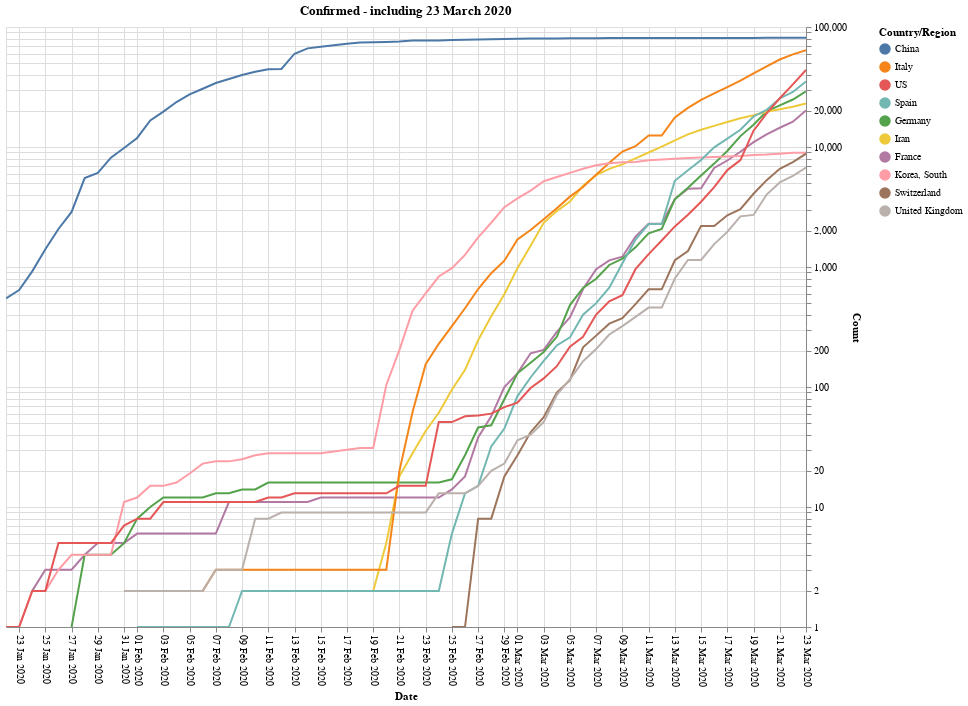
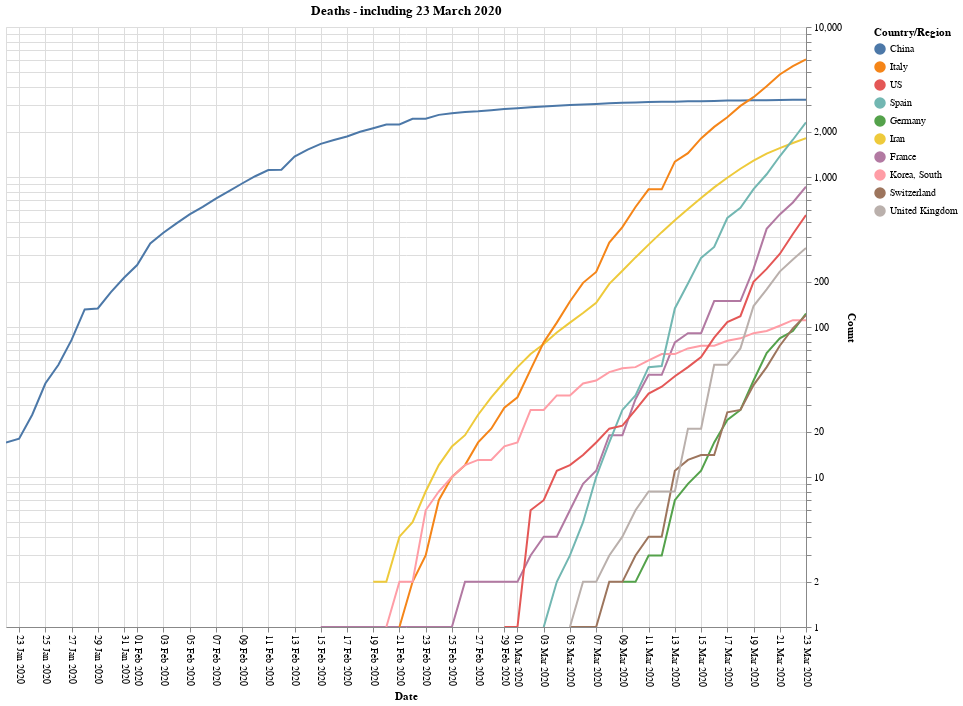
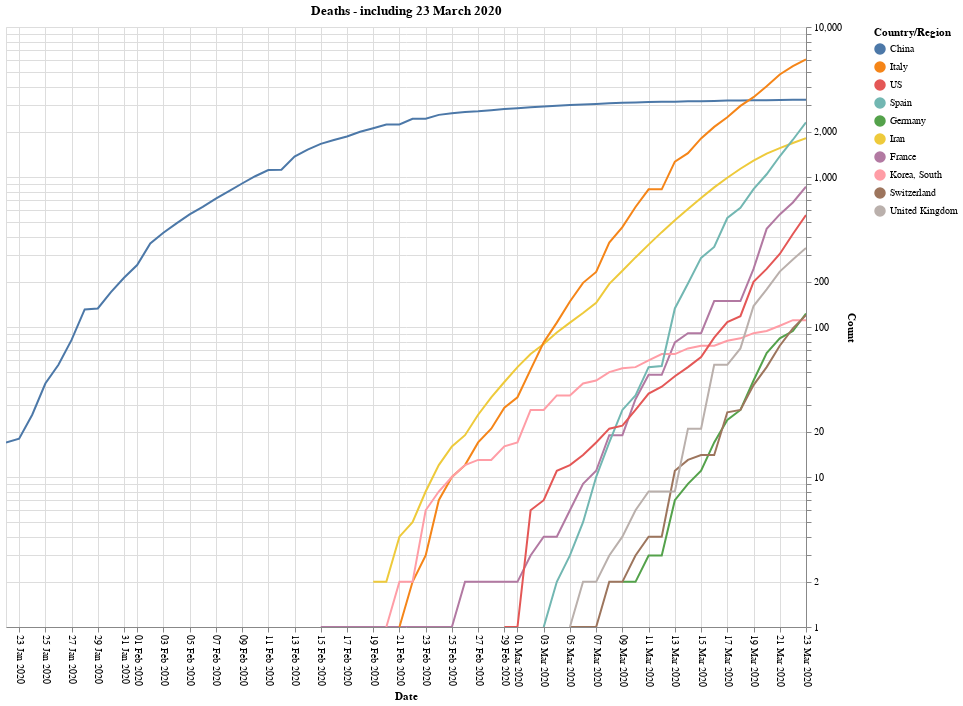

Write notebook code for charts like these, in order.
### Code cell
countries = []
for box_list in hbox.children:
    for box in box_list.children:
        if box.value:
             countries.append(box.description)
print(countries)
sort_legend=False
scale_type=ScaleType.Log_10
Csse_covid19.Confirmed.alt_plot(countries, sort_legend=sort_legend, scale_type=scale_type)
Csse_covid19.Deaths.alt_plot   (countries, sort_legend=sort_legend, scale_type=scale_type)

### Figure 1 — Vega-Lite specification as saved in the notebook (floating-point values rounded to 4 significant figures; data arrays with more than 128 entries replaced by an {"elided": "..."} marker saying what was removed)
{"config": {"view": {"continuousWidth": 400, "continuousHeight": 300}}, "layer": [{"mark": "line", "encoding": {"color": {"type": "nominal", "field": "Country/Region", "sort": ["China", "Italy", "US", "Spain", "Germany", "Iran", "France", "Korea, South", "Switzerland", "United Kingdom"]}, "x": {"type": "temporal", "axis": {"format": "%d %b %Y", "labelAngle": 90}, "field": "Date", "scale": {"domain": ["1/22/20", "03/23/20"]}}, "y": {"type": "quantitative", "axis": {"orient": "right", "title": "Count"}, "field": "Count", "scale": {"base": 10, "type": "log"}}}, "title": "Confirmed - including 23 March 2020", "transform": [{"filter": "(datum.Count >= 1)"}]}, {"mark": "point", "encoding": {"opacity": {"value": 0}, "x": {"type": "temporal", "field": "Date"}}, "selection": {"selector007": {"type": "single", "nearest": true, "on": "mouseover", "fields": ["Date"], "empty": "none"}}}, {"mark": "point", "encoding": {"color": {"type": "nominal", "field": "Country/Region", "sort": ["China", "Italy", "US", "Spain", "Germany", "Iran", "France", "Korea, South", "Switzerland", "United Kingdom"]}, "opacity": {"condition": {"value": 1, "selection": "selector007"}, "value": 0}, "x": {"type": "temporal", "axis": {"format": "%d %b %Y", "labelAngle": 90}, "field": "Date", "scale": {"domain": ["1/22/20", "03/23/20"]}}, "y": {"type": "quantitative", "axis": {"orient": "right", "title": "Count"}, "field": "Count", "scale": {"base": 10, "type": "log"}}}, "selection": {"selector008": {"type": "interval", "bind": "scales", "encodings": ["x", "y"]}}, "title": "Confirmed - including 23 March 2020", "transform": [{"filter": "(datum.Count >= 1)"}]}, {"mark": {"type": "rule", "color": "gray"}, "encoding": {"x": {"type": "temporal", "field": "Date"}}, "transform": [{"filter": {"selection": "selector007"}}]}, {"mark": {"type": "text", "align": "right", "dx": -5, "dy": -5}, "encoding": {"color": {"type": "nominal", "field": "Country/Region", "sort": ["China", "Italy", "US", "Spain", "Germany", "Iran", "France", "Korea, South", "Switzerland", "United Kingdom"]}, "text": {"condition": {"type": "quantitative", "field": "Count", "selection": "selector007"}, "value": " "}, "x": {"type": "temporal", "axis": {"format": "%d %b %Y", "labelAngle": 90}, "field": "Date", "scale": {"domain": ["1/22/20", "03/23/20"]}}, "y": {"type": "quantitative", "axis": {"orient": "right", "title": "Count"}, "field": "Count", "scale": {"base": 10, "type": "log"}}}, "title": "Confirmed - including 23 March 2020", "transform": [{"filter": "(datum.Count >= 1)"}]}], "data": {"name": "data-344f56e799c7b8f89223335e72757b1f"}, "height": 600, "width": 800, "$schema": "https://vega.github.io/schema/vega-lite/v4.0.2.json", "datasets": {"data-344f56e799c7b8f89223335e72757b1f": {"elided": "620 records"}}}

### Figure 2 — Vega-Lite specification as saved in the notebook (floating-point values rounded to 4 significant figures; data arrays with more than 128 entries replaced by an {"elided": "..."} marker saying what was removed)
{"config": {"view": {"continuousWidth": 400, "continuousHeight": 300}}, "layer": [{"mark": "line", "encoding": {"color": {"type": "nominal", "field": "Country/Region", "sort": ["China", "Italy", "US", "Spain", "Germany", "Iran", "France", "Korea, South", "Switzerland", "United Kingdom"]}, "x": {"type": "temporal", "axis": {"format": "%d %b %Y", "labelAngle": 90}, "field": "Date", "scale": {"domain": ["1/22/20", "03/23/20"]}}, "y": {"type": "quantitative", "axis": {"orient": "right", "title": "Count"}, "field": "Count", "scale": {"base": 10, "type": "log"}}}, "title": "Deaths - including 23 March 2020", "transform": [{"filter": "(datum.Count >= 1)"}]}, {"mark": "point", "encoding": {"opacity": {"value": 0}, "x": {"type": "temporal", "field": "Date"}}, "selection": {"selector009": {"type": "single", "nearest": true, "on": "mouseover", "fields": ["Date"], "empty": "none"}}}, {"mark": "point", "encoding": {"color": {"type": "nominal", "field": "Country/Region", "sort": ["China", "Italy", "US", "Spain", "Germany", "Iran", "France", "Korea, South", "Switzerland", "United Kingdom"]}, "opacity": {"condition": {"value": 1, "selection": "selector009"}, "value": 0}, "x": {"type": "temporal", "axis": {"format": "%d %b %Y", "labelAngle": 90}, "field": "Date", "scale": {"domain": ["1/22/20", "03/23/20"]}}, "y": {"type": "quantitative", "axis": {"orient": "right", "title": "Count"}, "field": "Count", "scale": {"base": 10, "type": "log"}}}, "selection": {"selector010": {"type": "interval", "bind": "scales", "encodings": ["x", "y"]}}, "title": "Deaths - including 23 March 2020", "transform": [{"filter": "(datum.Count >= 1)"}]}, {"mark": {"type": "rule", "color": "gray"}, "encoding": {"x": {"type": "temporal", "field": "Date"}}, "transform": [{"filter": {"selection": "selector009"}}]}, {"mark": {"type": "text", "align": "right", "dx": -5, "dy": -5}, "encoding": {"color": {"type": "nominal", "field": "Country/Region", "sort": ["China", "Italy", "US", "Spain", "Germany", "Iran", "France", "Korea, South", "Switzerland", "United Kingdom"]}, "text": {"condition": {"type": "quantitative", "field": "Count", "selection": "selector009"}, "value": " "}, "x": {"type": "temporal", "axis": {"format": "%d %b %Y", "labelAngle": 90}, "field": "Date", "scale": {"domain": ["1/22/20", "03/23/20"]}}, "y": {"type": "quantitative", "axis": {"orient": "right", "title": "Count"}, "field": "Count", "scale": {"base": 10, "type": "log"}}}, "title": "Deaths - including 23 March 2020", "transform": [{"filter": "(datum.Count >= 1)"}]}], "data": {"name": "data-13e0e570ced3e44fb90234658e8bd851"}, "height": 600, "width": 800, "$schema": "https://vega.github.io/schema/vega-lite/v4.0.2.json", "datasets": {"data-13e0e570ced3e44fb90234658e8bd851": {"elided": "620 records"}}}

### Figure 3 — Vega-Lite specification as saved in the notebook (floating-point values rounded to 4 significant figures; data arrays with more than 128 entries replaced by an {"elided": "..."} marker saying what was removed)
{"config": {"view": {"continuousWidth": 400, "continuousHeight": 300}}, "layer": [{"mark": "line", "encoding": {"color": {"type": "nominal", "field": "Country/Region", "sort": ["China", "Italy", "US", "Spain", "Germany", "Iran", "France", "Korea, South", "Switzerland", "United Kingdom"]}, "x": {"type": "temporal", "axis": {"format": "%d %b %Y", "labelAngle": 90}, "field": "Date", "scale": {"domain": ["1/22/20", "03/23/20"]}}, "y": {"type": "quantitative", "axis": {"orient": "right", "title": "Count"}, "field": "Count", "scale": {"base": 10, "type": "log"}}}, "title": "Deaths - including 23 March 2020", "transform": [{"filter": "(datum.Count >= 1)"}]}, {"mark": "point", "encoding": {"opacity": {"value": 0}, "x": {"type": "temporal", "field": "Date"}}, "selection": {"selector009": {"type": "single", "nearest": true, "on": "mouseover", "fields": ["Date"], "empty": "none"}}}, {"mark": "point", "encoding": {"color": {"type": "nominal", "field": "Country/Region", "sort": ["China", "Italy", "US", "Spain", "Germany", "Iran", "France", "Korea, South", "Switzerland", "United Kingdom"]}, "opacity": {"condition": {"value": 1, "selection": "selector009"}, "value": 0}, "x": {"type": "temporal", "axis": {"format": "%d %b %Y", "labelAngle": 90}, "field": "Date", "scale": {"domain": ["1/22/20", "03/23/20"]}}, "y": {"type": "quantitative", "axis": {"orient": "right", "title": "Count"}, "field": "Count", "scale": {"base": 10, "type": "log"}}}, "selection": {"selector010": {"type": "interval", "bind": "scales", "encodings": ["x", "y"]}}, "title": "Deaths - including 23 March 2020", "transform": [{"filter": "(datum.Count >= 1)"}]}, {"mark": {"type": "rule", "color": "gray"}, "encoding": {"x": {"type": "temporal", "field": "Date"}}, "transform": [{"filter": {"selection": "selector009"}}]}, {"mark": {"type": "text", "align": "right", "dx": -5, "dy": -5}, "encoding": {"color": {"type": "nominal", "field": "Country/Region", "sort": ["China", "Italy", "US", "Spain", "Germany", "Iran", "France", "Korea, South", "Switzerland", "United Kingdom"]}, "text": {"condition": {"type": "quantitative", "field": "Count", "selection": "selector009"}, "value": " "}, "x": {"type": "temporal", "axis": {"format": "%d %b %Y", "labelAngle": 90}, "field": "Date", "scale": {"domain": ["1/22/20", "03/23/20"]}}, "y": {"type": "quantitative", "axis": {"orient": "right", "title": "Count"}, "field": "Count", "scale": {"base": 10, "type": "log"}}}, "title": "Deaths - including 23 March 2020", "transform": [{"filter": "(datum.Count >= 1)"}]}], "data": {"name": "data-13e0e570ced3e44fb90234658e8bd851"}, "height": 600, "width": 800, "$schema": "https://vega.github.io/schema/vega-lite/v4.0.2.json", "datasets": {"data-13e0e570ced3e44fb90234658e8bd851": {"elided": "620 records"}}}
